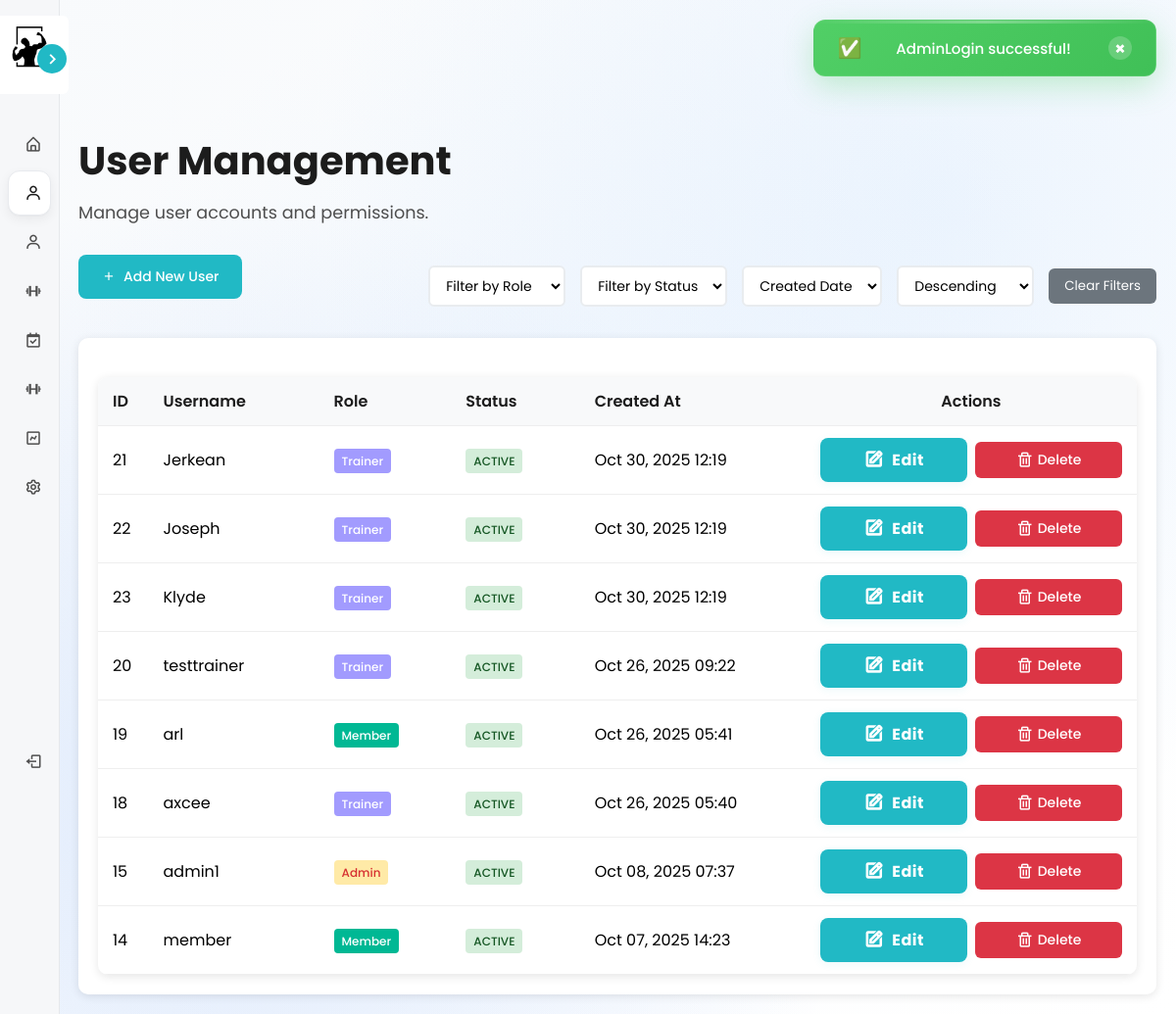
Page /views/admin/users.php (signed in) on the committed database.
### tables this page shows
CREATE TABLE `users` (
  `user_id` int(11) NOT NULL,
  `username` varchar(50) NOT NULL,
  `password` varchar(255) NOT NULL,
  `role` enum('admin','trainer','member','guest') NOT NULL,
  `created_at` timestamp NOT NULL DEFAULT current_timestamp(),
  `status` enum('active','inactive','','') DEFAULT NULL
);

### controllers/AdminController.php (called while the page is built, shortened)
<?php
require_once __DIR__ . '/../config/database.php';
require_once __DIR__ . '/../models/Member.php';
require_once __DIR__ . '/../models/Trainer.php';
class AdminController {
    private $db;
    public function __construct() {
        $database = new Database();
        $this->db = $database->getConnection();
    }
    public function getAllUsers($filter_role = null, $filter_status = null, $sort_by = 'created_at', $sort_order = 'DESC') {
        try {
            $where_clauses = [];
            $params = [];
            $where_sql = !empty($where_clauses) ? "WHERE " . implode(" AND ", $where_clauses) : "";
            $valid_sort_columns = ['user_id', 'username', 'role', 'status', 'created_at'];
            $sort_order = strtoupper($sort_order) === 'ASC' ? 'ASC' : 'DESC';
            $sql = "SELECT user_id, username, role, status, created_at FROM users $where_sql ORDER BY $sort_by $sort_order";
            $stmt = $this->db->prepare($sql);
            $stmt->execute();
            return $stmt->fetchAll(PDO::FETCH_ASSOC);
        } catch (PDOException $e) {
            error_log("Get all users error: " . $e->getMessage());
            return [];
        }
    }
}
?>

### config/database.php (called while the page is built, shortened)
<?php
class Database {
    private $host = "localhost";
    private $db_name = "gymmanagement";
    private $username = "root";
    private $password = "";
    public function getConnection() {
        $this->conn = null;
        try {
            $this->conn = new PDO("mysql:host=" . $this->host . ";dbname=" . $this->db_name,
                                   $this->username, $this->password);
            $this->conn->exec("set names utf8");
        } catch(PDOException $exception) {
            echo "Connection error: " . $exception->getMessage();
        }
        return $this->conn;
    }
}
?>

### models/Member.php (called while the page is built, shortened)
<?php
require_once __DIR__ . '/../config/database.php';
class Member {
    public function __construct() {
        $database = new Database();
    }
}

### models/Trainer.php (called while the page is built, shortened)
<?php
require_once __DIR__ . '/../config/database.php';
class Trainer {
    public function __construct() {
        $database = new Database();
    }
}
?>

### views/admin/users.php (the view, shortened to what this page needs)
<?php
require_once '../../controllers/AdminController.php';
$adminController = new AdminController();
$filter_role = $_GET['filter_role'] ?? null;
$filter_status = $_GET['filter_status'] ?? null;
$sort_by = $_GET['sort_by'] ?? 'created_at';
$sort_order = $_GET['sort_order'] ?? 'DESC';
$users = $adminController->getAllUsers($filter_role, $filter_status, $sort_by, $sort_order);
?>
<!DOCTYPE html>
<html lang="en">
<head>
    <link rel="stylesheet" href="../../assets/css/member_styles.css">
    <link rel="stylesheet" href="../../assets/css/modal_styles.css">
    <link rel="stylesheet" href="../../assets/css/admin_users_styles.css">
    <link href='https://unpkg.com/boxicons@2.1.4/css/boxicons.min.css' rel='stylesheet'>
</head>
<body>
    <?php include '../utilities/alert.php'; ?>
    <?php include '../components/dynamic_sidebar.php'; ?>
    <div class="main-content">
        <div class="content-wrapper">
            <div class="dashboard-header">
                <h1>User Management</h1>
                <p>Manage user accounts and permissions.</p>
            </div>
            <div class="header-actions" style="display: flex; justify-content: space-between; align-items: center; margin-bottom: 20px; flex-wrap: wrap; gap: 20px;">
                <button class="add-user-btn" onclick="openAddUserModal()">
                    <i class='bx bx-plus'></i> Add New User
                </button>
                <div class="filters-section" style="display: flex; flex-direction: column; gap: 10px; align-items: flex-start;">
                    <div class="filters-row" style="display: flex; gap: 15px; align-items: center; flex-wrap: wrap;">
                        <select id="filter_role" onchange="applyFilters()" style="padding: 8px 12px; border: 2px solid #e9ecef; border-radius: 6px; font-size: 14px; background: #fff; min-width: 140px;">
                            <option value="" disabled <?php echo (empty($filter_role)) ? 'selected' : ''; ?>>Filter by Role</option>
                        </select>
                        <select id="filter_status" onchange="applyFilters()" style="padding: 8px 12px; border: 2px solid #e9ecef; border-radius: 6px; font-size: 14px; background: #fff; min-width: 140px;">
                            <option value="" disabled <?php echo (empty($filter_status)) ? 'selected' : ''; ?>>Filter by Status</option>
                        </select>
                        <select id="sort_by" onchange="applyFilters()" style="padding: 8px 12px; border: 2px solid #e9ecef; border-radius: 6px; font-size: 14px; background: #fff; min-width: 140px;">
                            <option value="created_at" <?php echo ($sort_by === 'created_at') ? 'selected' : ''; ?>>Created Date</option>
                        </select>
                        <select id="sort_order" onchange="applyFilters()" style="padding: 8px 12px; border: 2px solid #e9ecef; border-radius: 6px; font-size: 14px; background: #fff; min-width: 140px;">
                            <option value="DESC" <?php echo ($sort_order === 'DESC') ? 'selected' : ''; ?>>Descending</option>
                        </select>
                        <button onclick="clearFilters()" style="padding: 8px 16px; background: #6c757d; color: white; border: none; border-radius: 6px; cursor: pointer;">Clear Filters</button>
                    </div>
                </div>
            </div>
            <div class="card">
                <table class="users-table">
                    <thead>
                        <tr>
                            <th>ID</th>
                            <th>Username</th>
                            <th>Role</th>
                            <th>Status</th>
                            <th>Created At</th>
                            <th>Actions</th>
                        </tr>
                    </thead>
                    <tbody>
                        <?php foreach ($users as $user): ?>
                        <tr>
                            <td><?php echo htmlspecialchars($user['user_id']); ?></td>
                            <td><?php echo htmlspecialchars($user['username']); ?></td>
                            <td>
                                <span class="role-badge role-<?php echo htmlspecialchars($user['role']); ?>">
                                    <?php echo htmlspecialchars($user['role']); ?>
                                </span>
                            </td>
                            <td>
                                <span class="status-badge status-<?php echo htmlspecialchars($user['status']); ?>">
                                    <?php echo htmlspecialchars($user['status']); ?>
                                </span>
                            </td>
                            <td><?php echo htmlspecialchars(date('M d, Y H:i', strtotime($user['created_at']))); ?></td>
                            <td>
                                <div class="action-buttons">
                                    <button class="action-btn btn-edit" onclick="openEditUserModal(<?php echo $user['user_id']; ?>, '<?php echo htmlspecialchars($user['username']); ?>', '<?php echo htmlspecialchars($user['role']); ?>', '<?php echo htmlspecialchars($user['status']); ?>')" title="Edit User">
                                        <i class='bx bx-edit'></i> Edit
                                    </button>
                                    <button class="action-btn btn-delete" onclick="openDeleteUserModal(<?php echo $user['user_id']; ?>, '<?php echo htmlspecialchars($user['username']); ?>')" title="Delete User">
                                        <i class='bx bx-trash'></i> Delete
                                    </button>
                                </div>
                            </td>
                        </tr>
                        <?php endforeach; ?>
                    </tbody>
                </table>
            </div>
        </div>
    </div>
</body>
</html>

### assets/css/member_styles.css (style rules this page uses)
* { font-family: "Poppins", sans-serif; }
:root { --primary-color: #21b9c5; --body-color: #d2d2d3; --sidebar-color: #ffffff; --text-color: rgb(78, 78, 78); --accent: #1c1c1c; --font-family: 'Poppins', sans-serif; --tran-02: all 0.2s ease; --tran-03: all 0.3s ease; --tran-04: all 0.4s ease; --tran-05: all 0.5s ease; }
body { height: 100vh; background: var(--body-color); margin: 0; padding: 0; }
.main-content { margin-left: 250px; padding: 20px; transition: var(--tran-03); min-height: 100vh; }
.sidebar.close ~ .main-content { margin-left: 60px; }
.content-wrapper { max-width: 1200px; margin: 0 auto; }
.card { background: var(--sidebar-color); padding: 20px; border-radius: 10px; box-shadow: 0 2px 10px rgba(0, 0, 0, 0.1); transition: var(--tran-03); }
.main-content { margin-top: 60px; }
.dashboard-header { margin-bottom: 30px; }
.dashboard-header h1 { color: var(--accent); margin-bottom: 10px; font-size: 2.5rem; }
.dashboard-header p { color: var(--text-color); font-size: 1.1rem; margin: 0; }
.action-btn { display: flex; align-items: center; gap: 10px; padding: 15px 20px; background: var(--primary-color); color: var(--sidebar-color); text-decoration: none; border-radius: 10px; font-weight: 500; transition: var(--tran-03); flex: 1; min-width: 150px; justify-content: center; }
.action-btn i { font-size: 18px; }
.btn-edit { background: #6c757d; color: white; border: none; padding: 5px 12px; border-radius: 4px; font-size: 0.8rem; cursor: pointer; transition: var(--tran-03); }
:root { --sidebar-bg: #f6f7f9; --sidebar-card: #ffffff; --sidebar-hover: #eef0f3; --muted: #9aa0a6; }

### assets/css/admin_users_styles.css (style rules this page uses)
body { background: radial-gradient(circle at 20% 80%, rgba(59, 130, 246, 0.15) 0%, transparent 50%), radial-gradient(circle at 80% 20%, rgba(147, 197, 253, 0.15) 0%, transparent 50%), radial-gradient(circle at 50% 50%, rgba(219, 234, 254, 0.3) 0%, transparent 70%), linear-gradient(135deg, #f8fafc 0%, #ffffff 100%); background-attachment: fixed; min-height: 100vh; }
.users-table { width: 100%; border-collapse: collapse; margin-top: 20px; background: var(--sidebar-color); border-radius: 10px; overflow: hidden; box-shadow: 0 2px 10px rgba(0, 0, 0, 0.1); }
.users-table th, .users-table td { padding: 12px 15px; text-align: left; border-bottom: 1px solid #eee; white-space: nowrap; }
.users-table th:nth-child(1), .users-table td:nth-child(1) { width: 5%; }
.users-table th:nth-child(2), .users-table td:nth-child(2) { width: 20%; }
.users-table th:nth-child(3), .users-table td:nth-child(3) { width: 15%; }
.users-table th:nth-child(4), .users-table td:nth-child(4) { width: 15%; }
.users-table th:nth-child(5), .users-table td:nth-child(5) { width: 25%; }
.users-table th:nth-child(6), .users-table td:nth-child(6) { width: 20%; text-align: center; }
.users-table th { background: #f8f9fa; font-weight: 600; color: var(--accent); }
.status-badge { padding: 4px 8px; border-radius: 4px; font-size: 12px; font-weight: 500; text-transform: uppercase; }
.status-active { background: #d4edda; color: #155724; }
.role-badge { padding: 4px 8px; border-radius: 4px; font-size: 12px; font-weight: 500; text-transform: capitalize; }
.role-admin { background: #ffeaa7; color: #d63031; }
.role-trainer { background: #a29bfe; color: white; }
.role-member { background: #00b894; color: white; }
.action-buttons { display: flex; gap: 8px; justify-content: center; align-items: center; }
.action-btn { padding: 8px 12px; border: none; border-radius: 6px; cursor: pointer; font-size: 14px; transition: var(--tran-03); display: inline-flex; align-items: center; justify-content: center; gap: 4px; box-sizing: border-box; }
.btn-edit { background: var(--primary-color); color: var(--sidebar-color); }
.btn-delete { background: #dc3545; color: white; }
.action-btn.btn-edit { background: var(--primary-color, #21b9c5); color: #fff; border: none; padding: 10px 24px; border-radius: 8px; font-weight: 700; font-size: 1rem; display: flex; align-items: center; gap: 8px; transition: background 0.2s, filter 0.2s, transform 0.12s; box-shadow: 0 2px 8px rgba(33,185,197,0.09); letter-spacing: 0.03em; }
.action-btn.btn-edit i { font-size: 1.3em; font-weight: 700; }
.add-user-btn { background: var(--primary-color); color: var(--sidebar-color); padding: 12px 24px; border: none; border-radius: 8px; cursor: pointer; font-size: 14px; font-weight: 500; margin-bottom: 20px; transition: var(--tran-03); display: inline-flex; align-items: center; gap: 8px; }

### rows in the picture
users: user_id "21", username "Jerkean", role "Trainer", status "ACTIVE", created_at "Oct 30, 2025 12:19"
users: user_id "22", username "Joseph", role "Trainer", status "ACTIVE", created_at "Oct 30, 2025 12:19"
users: user_id "23", username "Klyde", role "Trainer", status "ACTIVE", created_at "Oct 30, 2025 12:19"
users: user_id "20", username "testtrainer", role "Trainer", status "ACTIVE", created_at "Oct 26, 2025 09:22"
users: user_id "19", username "arl", role "Member", status "ACTIVE", created_at "Oct 26, 2025 05:41"
users: user_id "18", username "axcee", role "Trainer", status "ACTIVE", created_at "Oct 26, 2025 05:40"
users: user_id "15", username "admin1", role "Admin", status "ACTIVE", created_at "Oct 08, 2025 07:37"
users: user_id "14", username "member", role "Member", status "ACTIVE", created_at "Oct 07, 2025 14:23"

### other values in the picture
$successMessage "AdminLogin successful!"
